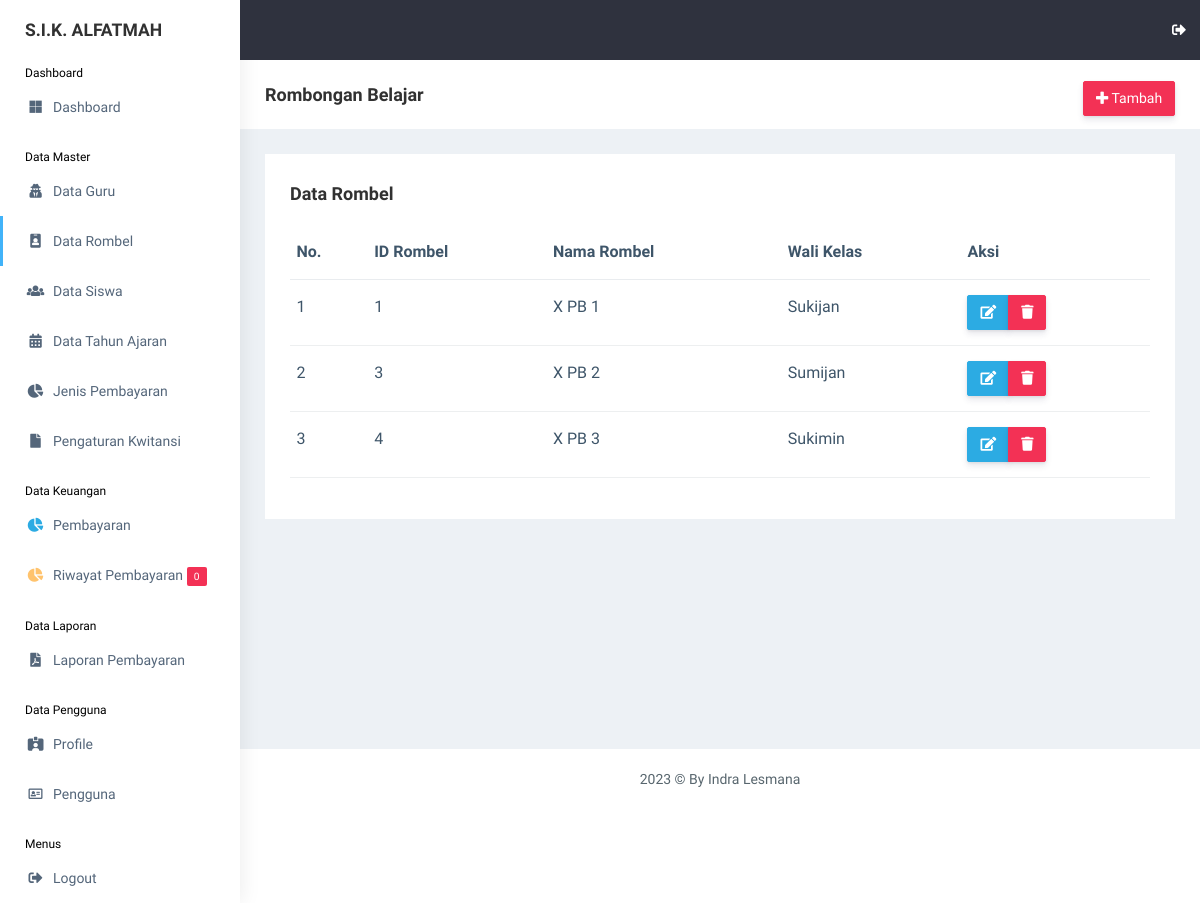
Screenshot of /view_master/rombel.php (signed in) with the database file from the repository.
### tables this page shows
CREATE TABLE `rombel` (
  `id_rombel` int(11) NOT NULL,
  `rombel` varchar(255) NOT NULL,
  `id_guru` int(11) NOT NULL
);

CREATE TABLE `guru` (
  `id_guru` int(11) NOT NULL,
  `nama_guru` varchar(255) NOT NULL,
  `mapel` varchar(255) NOT NULL,
  `date_created` date NOT NULL,
  `is_active` int(11) NOT NULL
);

### functions.php (called while the page is built, shortened)
<?php
$conn = mysqli_connect("localhost", "root", "", "db_sika");
function query($query)
{
    global $conn;
    $result = mysqli_query($conn, $query);
    $rows = [];
    while ($row = mysqli_fetch_assoc($result)) {
        $rows[] = $row;
    }
    return $rows;
}

### view_master/rombel.php (the view, shortened to what this page needs)
<?php
include "../templates/header.php";
$rombel = query(
    "SELECT * FROM rombel
    INNER JOIN guru ON guru.id_guru = rombel.id_guru"
);
?>
<div class="page-breadcrumb bg-white">
    <div class="row align-items-center">
        <div class="col-lg-3 col-md-4 col-sm-4 col-xs-12">
            <h4 class="page-title">Rombongan Belajar</h4>
        </div>
        <div class="col-lg-9 col-sm-8 col-md-8 col-xs-12">
            <div class="d-md-flex">
                <ol class="breadcrumb ms-auto">
                    <li><a href="rombel_add.php"
                            class="btn btn-danger  d-none d-md-block pull-right ms-3 hidden-xs hidden-sm waves-effect waves-light text-white"><i
                                class="fas fa-plus"></i> Tambah</a>
                    </li>
                </ol>
            </div>
        </div>
    </div>
</div>
<div class="container-fluid">
    <div class="row">
        <div class="col-md-12 col-lg-12 col-sm-12">
            <div class="white-box">
                <div class="d-md-flex mb-3">
                    <h3 class="box-title mb-0">Data Rombel</h3>
                </div>
                <div class="table-responsive">
                    <table class="table no-wrap">
                        <thead>
                            <tr>
                                <th class="border-top-0">No.</th>
                                <th class="border-top-0">ID Rombel</th>
                                <th class="border-top-0">Nama Rombel</th>
                                <th class="border-top-0">Wali Kelas</th>
                                <th class="border-top-0">Aksi</th>
                            </tr>
                        </thead>
                        <tbody>
                            <?php $i = 1; ?>
                            <?php foreach ($rombel as $r): ?>
                                <tr>
                                    <td>
                                        <?= $i; ?>
                                    </td>
                                    <td class="txt-oflo">
                                        <?= $r["id_rombel"]; ?>
                                    </td>
                                    <td class="txt-oflo">
                                        <?= $r["rombel"]; ?>
                                    </td>
                                    <td class="txt-oflo">
                                        <?= $r["nama_guru"]; ?>
                                    </td>
                                    <td>
                                        <div class="btn-group btn-group-toggle" data-toggle="buttons">
                                            <a href="rombel_edit.php?id_rombel=<?= $r["id_rombel"] ?>"
                                                class="btn btn-info text-white"><i class="fas fa-edit"></i></a>
                                            <a href="rombel_delete.php?id_rombel=<?= $r["id_rombel"] ?>"
                                                class="btn btn-danger text-white"
                                                onclick="return confirm('Yakin ingin menghapus <?= $r['rombel']; ?>?');"><i
                                                    class="fas fa-trash"></i></a>
                                        </div>
                                    </td>
                                </tr>
                                <?php $i++; ?>
                            <?php endforeach; ?>
                        </tbody>
                    </table>
                </div>
            </div>
        </div>
    </div>
</div>
<?php
include "../templates/footer.php";
?>

### rows the page displays
rombel: id_rombel "1", rombel "X PB 1", id_guru.nama_guru "Sukijan"
rombel: id_rombel "3", rombel "X PB 2", id_guru.nama_guru "Sumijan"
rombel: id_rombel "4", rombel "X PB 3", id_guru.nama_guru "Sukimin"

### other values shown
$total_notif "0"
